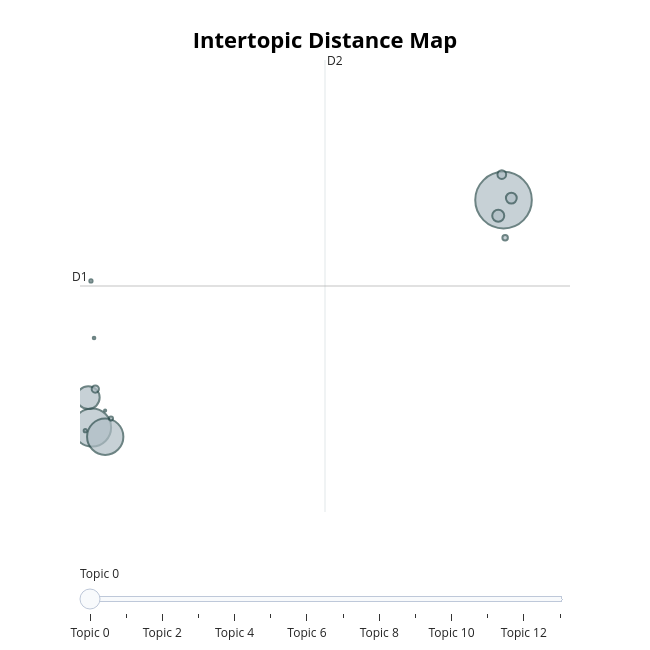
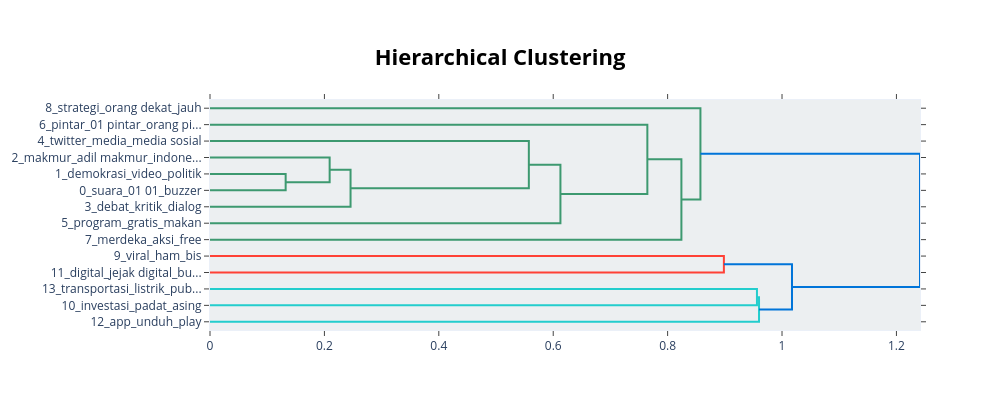
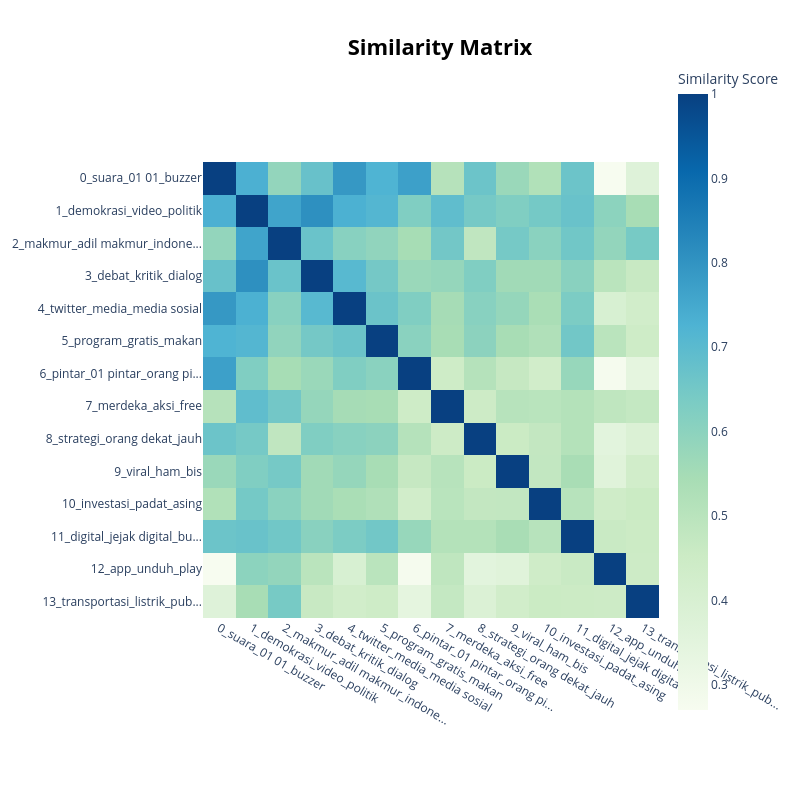

Source (notebook cell) for these figures, in order:
### Code cell
# Get the improved topic information
topic_info = topic_model.get_topic_info()
print("\nImproved Topic Information:")
print(topic_info.head(10))

# Print topics with their new labels
print("\Topik Pembicaraan Masyarakat terhadap Pasangan Anies-Cak Imin:")
for index, row in topic_info.iterrows():
    if row["Topic"] != -1:  # Skip outlier topic
        topic_id = row["Topic"]
        words = [word[0] for word in topic_model.get_topic(topic_id)[:8]]
        print(f"Theme: {row['Name']}")
        print(f"Keywords: {', '.join(words)}")
        print(f"Document count: {row['Count']}")
        print("-" * 50)

# Create a topic distribution visualization
plt.figure(figsize=(12, 6))
topic_counts = topic_info[topic_info["Topic"] != -1]["Count"]
topic_names = [label for topic, label in topic_labels.items() if topic != -1][:len(topic_counts)]

# Plot with better color scheme
bars = plt.bar(topic_names, topic_counts, color=plt.cm.viridis(np.linspace(0, 1, len(topic_counts))))

# Add count labels on top of bars
for bar in bars:
    height = bar.get_height()
    plt.text(bar.get_x() + bar.get_width()/2., height + 0.5,
            f'{int(height)}', ha='center', va='bottom', fontweight='bold')

plt.xticks(rotation=45, ha="right")
plt.title("Distribusi Topik Pembicaraan Masyarakat terhadap Pasangan Anies-Cak Imin", fontsize=14, fontweight='bold')
plt.xlabel("Topik Pembicaraan", fontsize=12)
plt.ylabel("Number of Tweets", fontsize=12)
plt.tight_layout()
plt.grid(axis='y', linestyle='--', alpha=0.7)
plt.show()

# Display interactive visualizations
intertopic_map = topic_model.visualize_topics()
display(intertopic_map)

# Create hierarchical clustering visualization
hierarchy = topic_model.visualize_hierarchy()
display(hierarchy)

# Create heatmap of topic similarities
heatmap = topic_model.visualize_heatmap()
display(heatmap)

# Create word clouds for top 3 topics
plt.figure(figsize=(15, 10))
for i, topic_id in enumerate(topic_info[topic_info['Topic'] != -1]['Topic'][:3]):
    plt.subplot(1, 3, i+1)
    
    # Get topic words and weights
    words = dict(topic_model.get_topic(topic_id)[:15])
    
    # Create and display wordcloud
    wordcloud = WordCloud(width=400, height=400, background_color='white', 
                          colormap='viridis', max_words=50).generate_from_frequencies(words)
    
    plt.imshow(wordcloud, interpolation='bilinear')
    plt.title(f"Topic: {topic_labels[topic_id]}", fontsize=12)
    plt.axis('off')

plt.tight_layout()
plt.show()

### Figure 1 — Plotly figure (JSON) as saved in the notebook; plotly's stock layout.template omitted (floating-point values rounded to 4 significant figures)
{"data": [{"customdata": [[0, "suara | 01 01 | buzzer | agama | 01 kayak", 9034], [1, "demokrasi | video | politik | pilih presiden | partai", 4102], [2, "makmur | adil makmur | indonesia adil | indonesia adil makmur | ekonomi", 3719], [3, "debat | kritik | dialog | komentar | calon wakil presiden", 1470], [4, "twitter | media | media sosial | sosial | berita", 408], [5, "program | gratis | makan | program 01 | makan siang", 330], [6, "pintar | 01 pintar | orang pintar | pintar bicara | sok pintar", 214], [7, "merdeka | aksi | free | bela | monas", 150], [8, "strategi | orang dekat | jauh | tim sukses | joget", 84], [9, "viral | ham | bis | jelek 01 | zaman", 48], [10, "investasi | padat | asing | profit | rugi", 29], [11, "digital | jejak digital | bunyi | agenda | ijazah", 27], [12, "app | unduh | play | nomor urut | urut", 19], [13, "transportasi | listrik | publikasi | aspirasi masyarakat | komitmen", 13]], "hovertemplate": "<b>Topic %{customdata[0]}</b><br>%{customdata[1]}<br>Size: %{customdata[2]}", "legendgroup": "", "marker": {"color": "#B0BEC5", "line": {"color": "DarkSlateGrey", "width": 2}, "size": [9034, 4102, 3719, 1470, 408, 330, 214, 150, 84, 48, 29, 27, 19, 13], "sizemode": "area", "sizeref": 5.646, "symbol": "circle"}, "mode": "markers", "name": "", "orientation": "v", "showlegend": false, "type": "scatter", "x": [31.29, -2.296, -1.221, -2.606, 30.85, 31.92, 31.14, -2.03, 31.42, -0.7513, -2.384, -2.851, -2.132, -1.228], "xaxis": "x", "y": [9.918, 6.863, 6.74, 7.265, 9.707, 9.945, 10.26, 7.38, 9.413, 6.983, 8.833, 6.822, 8.067, 7.091], "yaxis": "y"}], "layout": {"annotations": [{"showarrow": false, "text": "D1", "x": -3.279, "y": 8.765, "yshift": 10}, {"showarrow": false, "text": "D2", "x": 16.72, "xshift": 10, "y": 11.8}], "height": 650, "hoverlabel": {"bgcolor": "white", "font": {"family": "Rockwell", "size": 16}}, "legend": {"itemsizing": "constant", "tracegroupgap": 0}, "margin": {"t": 60}, "shapes": [{"line": {"color": "#CFD8DC", "width": 2}, "type": "line", "x0": 16.72, "x1": 16.72, "y0": 5.729, "y1": 11.8}, {"line": {"color": "#9E9E9E", "width": 2}, "type": "line", "x0": -3.279, "x1": 36.71, "y0": 8.765, "y1": 8.765}], "sliders": [{"active": 0, "pad": {"t": 50}, "steps": [{"args": [{"marker.color": [["red", "#B0BEC5", "#B0BEC5", "#B0BEC5", "#B0BEC5", "#B0BEC5", "#B0BEC5", "#B0BEC5", "#B0BEC5", "#B0BEC5", "#B0BEC5", "#B0BEC5", "#B0BEC5", "#B0BEC5"]]}], "label": "Topic 0", "method": "update"}, {"args": [{"marker.color": [["#B0BEC5", "red", "#B0BEC5", "#B0BEC5", "#B0BEC5", "#B0BEC5", "#B0BEC5", "#B0BEC5", "#B0BEC5", "#B0BEC5", "#B0BEC5", "#B0BEC5", "#B0BEC5", "#B0BEC5"]]}], "label": "Topic 1", "method": "update"}, {"args": [{"marker.color": [["#B0BEC5", "#B0BEC5", "red", "#B0BEC5", "#B0BEC5", "#B0BEC5", "#B0BEC5", "#B0BEC5", "#B0BEC5", "#B0BEC5", "#B0BEC5", "#B0BEC5", "#B0BEC5", "#B0BEC5"]]}], "label": "Topic 2", "method": "update"}, {"args": [{"marker.color": [["#B0BEC5", "#B0BEC5", "#B0BEC5", "red", "#B0BEC5", "#B0BEC5", "#B0BEC5", "#B0BEC5", "#B0BEC5", "#B0BEC5", "#B0BEC5", "#B0BEC5", "#B0BEC5", "#B0BEC5"]]}], "label": "Topic 3", "method": "update"}, {"args": [{"marker.color": [["#B0BEC5", "#B0BEC5", "#B0BEC5", "#B0BEC5", "red", "#B0BEC5", "#B0BEC5", "#B0BEC5", "#B0BEC5", "#B0BEC5", "#B0BEC5", "#B0BEC5", "#B0BEC5", "#B0BEC5"]]}], "label": "Topic 4", "method": "update"}, {"args": [{"marker.color": [["#B0BEC5", "#B0BEC5", "#B0BEC5", "#B0BEC5", "#B0BEC5", "red", "#B0BEC5", "#B0BEC5", "#B0BEC5", "#B0BEC5", "#B0BEC5", "#B0BEC5", "#B0BEC5", "#B0BEC5"]]}], "label": "Topic 5", "method": "update"}, {"args": [{"marker.color": [["#B0BEC5", "#B0BEC5", "#B0BEC5", "#B0BEC5", "#B0BEC5", "#B0BEC5", "red", "#B0BEC5", "#B0BEC5", "#B0BEC5", "#B0BEC5", "#B0BEC5", "#B0BEC5", "#B0BEC5"]]}], "label": "Topic 6", "method": "update"}, {"args": [{"marker.color": [["#B0BEC5", "#B0BEC5", "#B0BEC5", "#B0BEC5", "#B0BEC5", "#B0BEC5", "#B0BEC5", "red", "#B0BEC5", "#B0BEC5", "#B0BEC5", "#B0BEC5", "#B0BEC5", "#B0BEC5"]]}], "label": "Topic 7", "method": "update"}, {"args": [{"marker.color": [["#B0BEC5", "#B0BEC5", "#B0BEC5", "#B0BEC5", "#B0BEC5", "#B0BEC5", "#B0BEC5", "#B0BEC5", "red", "#B0BEC5", "#B0BEC5", "#B0BEC5", "#B0BEC5", "#B0BEC5"]]}], "label": "Topic 8", "method": "update"}, {"args": [{"marker.color": [["#B0BEC5", "#B0BEC5", "#B0BEC5", "#B0BEC5", "#B0BEC5", "#B0BEC5", "#B0BEC5", "#B0BEC5", "#B0BEC5", "red", "#B0BEC5", "#B0BEC5", "#B0BEC5", "#B0BEC5"]]}], "label": "Topic 9", "method": "update"}, {"args": [{"marker.color": [["#B0BEC5", "#B0BEC5", "#B0BEC5", "#B0BEC5", "#B0BEC5", "#B0BEC5", "#B0BEC5", "#B0BEC5", "#B0BEC5", "#B0BEC5", "red", "#B0BEC5", "#B0BEC5", "#B0BEC5"]]}], "label": "Topic 10", "method": "update"}, {"args": [{"marker.color": [["#B0BEC5", "#B0BEC5", "#B0BEC5", "#B0BEC5", "#B0BEC5", "#B0BEC5", "#B0BEC5", "#B0BEC5", "#B0BEC5", "#B0BEC5", "#B0BEC5", "red", "#B0BEC5", "#B0BEC5"]]}], "label": "Topic 11", "method": "update"}, {"args": [{"marker.color": [["#B0BEC5", "#B0BEC5", "#B0BEC5", "#B0BEC5", "#B0BEC5", "#B0BEC5", "#B0BEC5", "#B0BEC5", "#B0BEC5", "#B0BEC5", "#B0BEC5", "#B0BEC5", "red", "#B0BEC5"]]}], "label": "Topic 12", "method": "update"}, {"args": [{"marker.color": [["#B0BEC5", "#B0BEC5", "#B0BEC5", "#B0BEC5", "#B0BEC5", "#B0BEC5", "#B0BEC5", "#B0BEC5", "#B0BEC5", "#B0BEC5", "#B0BEC5", "#B0BEC5", "#B0BEC5", "red"]]}], "label": "Topic 13", "method": "update"}]}], "title": {"font": {"color": "Black", "size": 22}, "text": "<b>Intertopic Distance Map</b>", "x": 0.5, "xanchor": "center", "y": 0.95, "yanchor": "top"}, "width": 650, "xaxis": {"anchor": "y", "domain": [0, 1], "range": [-3.279, 36.71], "title": {"text": ""}, "visible": false}, "yaxis": {"anchor": "x", "domain": [0, 1], "range": [5.729, 11.8], "title": {"text": ""}, "visible": false}}}

### Figure 2 — Plotly figure (JSON) as saved in the notebook; plotly's stock layout.template omitted (floating-point values rounded to 4 significant figures)
{"data": [{"hoverinfo": "text", "marker": {"color": "rgb(61,153,112)"}, "mode": "lines", "type": "scatter", "x": [0.0, 0.1323, 0.1323, 0.0], "xaxis": "x", "y": [-45.0, -45.0, -55.0, -55.0], "yaxis": "y"}, {"hoverinfo": "text", "marker": {"color": "rgb(61,153,112)"}, "mode": "lines", "type": "scatter", "x": [0.0, 0.2092, 0.2092, 0.1323], "xaxis": "x", "y": [-35.0, -35.0, -50.0, -50.0], "yaxis": "y"}, {"hoverinfo": "text", "marker": {"color": "rgb(61,153,112)"}, "mode": "lines", "type": "scatter", "x": [0.2092, 0.2457, 0.2457, 0.0], "xaxis": "x", "y": [-42.5, -42.5, -65.0, -65.0], "yaxis": "y"}, {"hoverinfo": "text", "marker": {"color": "rgb(61,153,112)"}, "mode": "lines", "type": "scatter", "x": [0.0, 0.5574, 0.5574, 0.2457], "xaxis": "x", "y": [-25.0, -25.0, -53.75, -53.75], "yaxis": "y"}, {"hoverinfo": "text", "marker": {"color": "rgb(61,153,112)"}, "mode": "lines", "type": "scatter", "x": [0.5574, 0.6126, 0.6126, 0.0], "xaxis": "x", "y": [-39.38, -39.38, -75.0, -75.0], "yaxis": "y"}, {"hoverinfo": "text", "marker": {"color": "rgb(61,153,112)"}, "mode": "lines", "type": "scatter", "x": [0.0, 0.7646, 0.7646, 0.6126], "xaxis": "x", "y": [-15.0, -15.0, -57.19, -57.19], "yaxis": "y"}, {"hoverinfo": "text", "marker": {"color": "rgb(61,153,112)"}, "mode": "lines", "type": "scatter", "x": [0.7646, 0.8241, 0.8241, 0.0], "xaxis": "x", "y": [-36.09, -36.09, -85.0, -85.0], "yaxis": "y"}, {"hoverinfo": "text", "marker": {"color": "rgb(61,153,112)"}, "mode": "lines", "type": "scatter", "x": [0.0, 0.8574, 0.8574, 0.8241], "xaxis": "x", "y": [-5.0, -5.0, -60.55, -60.55], "yaxis": "y"}, {"hoverinfo": "text", "marker": {"color": "rgb(255,65,54)"}, "mode": "lines", "type": "scatter", "x": [0.0, 0.8984, 0.8984, 0.0], "xaxis": "x", "y": [-95.0, -95.0, -105.0, -105.0], "yaxis": "y"}, {"hoverinfo": "text", "marker": {"color": "rgb(35,205,205)"}, "mode": "lines", "type": "scatter", "x": [0.0, 0.9562, 0.9562, 0.0], "xaxis": "x", "y": [-115.0, -115.0, -125.0, -125.0], "yaxis": "y"}, {"hoverinfo": "text", "marker": {"color": "rgb(35,205,205)"}, "mode": "lines", "type": "scatter", "x": [0.9562, 0.9598, 0.9598, 0.0], "xaxis": "x", "y": [-120.0, -120.0, -135.0, -135.0], "yaxis": "y"}, {"hoverinfo": "text", "marker": {"color": "rgb(0,116,217)"}, "mode": "lines", "type": "scatter", "x": [0.8984, 1.017, 1.017, 0.9598], "xaxis": "x", "y": [-100.0, -100.0, -127.5, -127.5], "yaxis": "y"}, {"hoverinfo": "text", "marker": {"color": "rgb(0,116,217)"}, "mode": "lines", "type": "scatter", "x": [0.8574, 1.241, 1.241, 1.017], "xaxis": "x", "y": [-32.77, -32.77, -113.8, -113.8], "yaxis": "y"}], "layout": {"autosize": false, "height": 410, "hoverlabel": {"bgcolor": "white", "font": {"family": "Rockwell", "size": 16}}, "hovermode": "closest", "plot_bgcolor": "#ECEFF1", "showlegend": false, "title": {"font": {"color": "Black", "size": 22}, "text": "<b>Hierarchical Clustering</b>", "x": 0.5, "xanchor": "center", "yanchor": "top"}, "width": 1000, "xaxis": {"mirror": "allticks", "rangemode": "tozero", "showgrid": false, "showline": true, "showticklabels": true, "ticks": "outside", "type": "linear", "zeroline": false}, "yaxis": {"mirror": "allticks", "range": [-140, 0], "rangemode": "tozero", "showgrid": false, "showline": true, "showticklabels": true, "tickmode": "array", "ticks": "outside", "ticktext": ["8_strategi_orang dekat_jauh", "6_pintar_01 pintar_orang pi...", "4_twitter_media_media sosial", "2_makmur_adil makmur_indone...", "1_demokrasi_video_politik", "0_suara_01 01_buzzer", "3_debat_kritik_dialog", "5_program_gratis_makan", "7_merdeka_aksi_free", "9_viral_ham_bis", "11_digital_jejak digital_bu...", "13_transportasi_listrik_pub...", "10_investasi_padat_asing", "12_app_unduh_play"], "tickvals": [-5, -15, -25, -35, -45, -55, -65, -75, -85, -95, -105, -115, -125, -135], "type": "linear", "zeroline": false}}}

### Figure 3 — Plotly figure (JSON) as saved in the notebook; plotly's stock layout.template omitted (floating-point values rounded to 4 significant figures; data arrays with more than 128 entries replaced by an {"elided": "..."} marker saying what was removed)
{"data": [{"coloraxis": "coloraxis", "hovertemplate": "x: %{x}<br>y: %{y}<br>Similarity Score: %{z}<extra></extra>", "name": "0", "type": "heatmap", "x": ["0_suara_01 01_buzzer", "1_demokrasi_video_politik", "2_makmur_adil makmur_indone...", "3_debat_kritik_dialog", "4_twitter_media_media sosial", "5_program_gratis_makan", "6_pintar_01 pintar_orang pi...", "7_merdeka_aksi_free", "8_strategi_orang dekat_jauh", "9_viral_ham_bis", "10_investasi_padat_asing", "11_digital_jejak digital_bu...", "12_app_unduh_play", "13_transportasi_listrik_pub..."], "xaxis": "x", "y": ["0_suara_01 01_buzzer", "1_demokrasi_video_politik", "2_makmur_adil makmur_indone...", "3_debat_kritik_dialog", "4_twitter_media_media sosial", "5_program_gratis_makan", "6_pintar_01 pintar_orang pi...", "7_merdeka_aksi_free", "8_strategi_orang dekat_jauh", "9_viral_ham_bis", "10_investasi_padat_asing", "11_digital_jejak digital_bu...", "12_app_unduh_play", "13_transportasi_listrik_pub..."], "yaxis": "y", "z": {"elided": "14x14 float values"}}], "layout": {"coloraxis": {"colorbar": {"title": {"text": "Similarity Score"}}, "colorscale": [[0, "rgb(247,252,240)"], [0.125, "rgb(224,243,219)"], [0.25, "rgb(204,235,197)"], [0.375, "rgb(168,221,181)"], [0.5, "rgb(123,204,196)"], [0.625, "rgb(78,179,211)"], [0.75, "rgb(43,140,190)"], [0.875, "rgb(8,104,172)"], [1, "rgb(8,64,129)"]]}, "height": 800, "hoverlabel": {"bgcolor": "white", "font": {"family": "Rockwell", "size": 16}}, "legend": {"title": {"text": "Trend"}}, "margin": {"t": 60}, "showlegend": true, "title": {"font": {"color": "Black", "size": 22}, "text": "<b>Similarity Matrix</b>", "x": 0.55, "xanchor": "center", "y": 0.95, "yanchor": "top"}, "width": 800, "xaxis": {"anchor": "y", "constrain": "domain", "domain": [0, 1], "scaleanchor": "y"}, "yaxis": {"anchor": "x", "autorange": "reversed", "constrain": "domain", "domain": [0, 1]}}}
